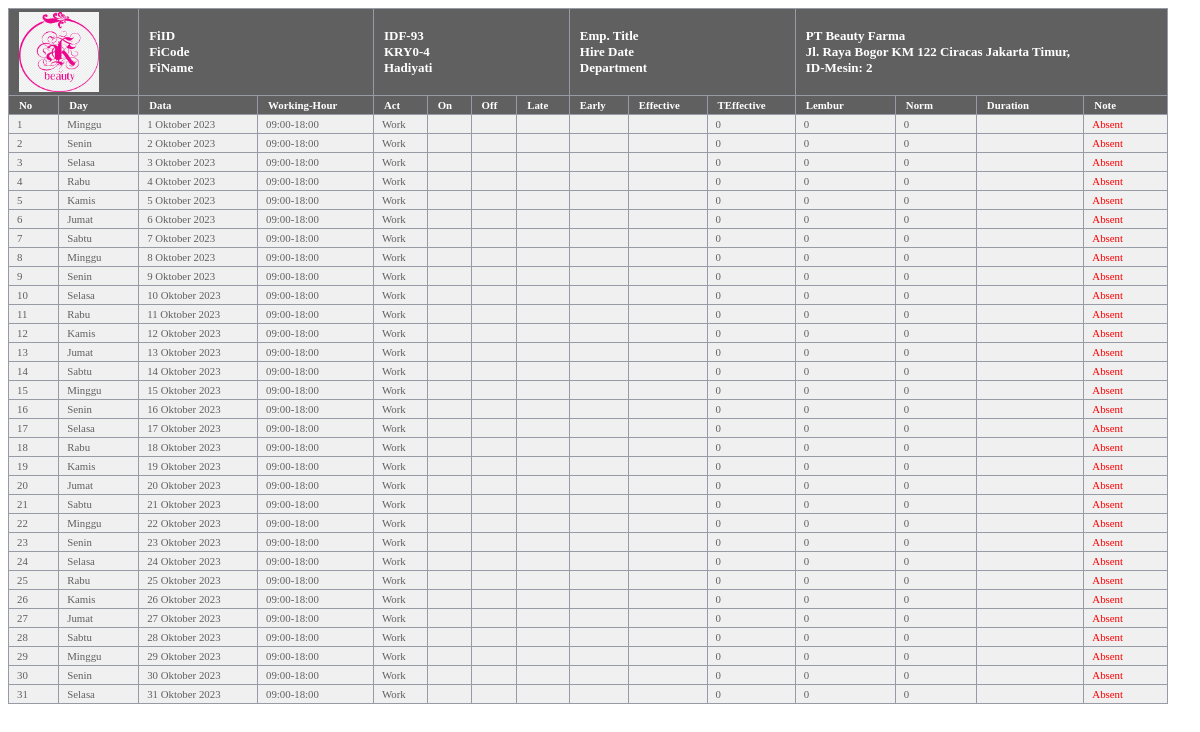
The app's page /absensi/absen.php?idf=93 with its own data.
### tables this page shows
CREATE TABLE `tb_rekanan` (
  `id_rekanan` varchar(15) NOT NULL,
  `nama_rekanan` varchar(30) NOT NULL,
  `deskripsi` text NOT NULL,
  `alamat` text NOT NULL,
  `logo` varchar(100) NOT NULL,
  `id_mesin` varchar(15) NOT NULL,
  `username` varchar(15) NOT NULL,
  `password` varchar(15) NOT NULL DEFAULT '123',
  `status` varchar(15) NOT NULL,
  `keterangan` text NOT NULL
);

CREATE TABLE `tb_karyawan` (
  `id_karyawan` int(8) NOT NULL,
  `id_rekanan` varchar(15) NOT NULL,
  `id_finger` varchar(15) NOT NULL,
  `nama_karyawan` varchar(30) NOT NULL,
  `deskripsi` text NOT NULL,
  `email` varchar(40) NOT NULL,
  `telepon` varchar(15) NOT NULL,
  `username` varchar(15) NOT NULL,
  `password` varchar(14) NOT NULL,
  `status` varchar(15) NOT NULL,
  `gaji1` int(10) NOT NULL,
  `gaji2` int(10) NOT NULL,
  `gaji3` int(10) NOT NULL,
  `gaji4` int(10) NOT NULL,
  `gaji5` int(10) NOT NULL,
  `keterangan` text NOT NULL
);

### koneksivar.php (called while the page is built, shortened)
<?php
$css="greenblack.css";
$tbkaryawan="tb_karyawan";
$tbrekanan="tb_rekanan";
?>

### absensi/absen.php (the view, shortened to what this page needs)
<?php
include "../konmysqli.php";
echo"<link href='../ypathcss/$css' rel='stylesheet' type='text/css' />";
$tahun=2023;
$bulan=10;
$id_finger=1;
if(isset($_GET["idf"])){
	$id_finger=$_GET["idf"];
}
	$sql="select * from `$tbkaryawan` where `id_finger`='$id_finger'";
	$d=getField($conn,$sql);
	$id_karyawan=$d["id_karyawan"];
	$id_rekanan=$d["id_rekanan"];
	$id_finger=$d["id_finger"];
	$nama_karyawan=$d["nama_karyawan"];
$sql="select * from `$tbrekanan` where `id_rekanan`='$id_rekanan'";
	$d=getField($conn,$sql);
		$nama_rekanan=$d["nama_rekanan"];
		$alamat=$d["alamat"];
		$logo=$d["logo"];
		$id_mesin=$d["id_mesin"];
	$GBR="../ypathfile/$logo";
?>
<table width="98%" border="1">
<tr>
<th colspan="2" align='center'>
<?php echo '<img title="'.$nama_rekanan.'"  src="'.$GBR.'" width="80" height="80">';?>
</th>
<th colspan="2" align="left">
FiID<br>
FiCode<br>
FiName
</th>
<th colspan="4" align="left">
<?php echo "IDF-$id_finger<br>KRY0-$id_karyawan<br>$nama_karyawan";?>
</th>
<th colspan="3" align="left">
Emp. Title<br>
Hire Date<br>
Department
</th>
<th colspan="5" align="left">
<?php echo "$nama_rekanan<br>$alamat, <br>ID-Mesin: $id_mesin";?>
</th>
</tr>
<tr>
	<th><small>No</small></th>
	<th><small>Day</small></th>
	<th><small>Data</small></th>
	<th><small>Working-Hour</small></th>
	<th><small>Act</small></th>
	<th><small>On</small></th>
	<th><small>Off</small></th>
	<th><small>Late</small></th>
	<th><small>Early</small></th>
	<th><small>Effective</small></th>
	<th><small>TEffective</small></th>
	<th><small>Lembur</small></th>
	<th><small>Norm</small></th>
	<th><small>Duration</small></th>
	<th><small>Note</small></th>
</tr>
<?php
$a_date = "$tahun-$bulan-01";
$lastdate= date('t',strtotime($a_date));
for($i=1;$i<=$lastdate;$i++){
	$no=$i;
	$tanggal="$tahun-$bulan-$no";
	$notes="<font color='red'>Absent</font>";
	$late="";
	$early="";
	$effect="";
	$jam_masuk="";
	$jam_pulang="";
		$lamakerja=0;
		$lembur=0;
		$kalibrasi=0;
		$catatan="";
	$hari=getHari($tanggal);
	$tanggal_masuk=WKT($tanggal);
	echo"<tr>
	<td><small>$no</small></td>
	<td><small>$hari</small></td>
	<td><small>$tanggal_masuk</small></td>
	<td><small>09:00-18:00</small></td>
	<td><small>Work</small></td>
	<td><small>$jam_masuk</small></td>
	<td><small>$jam_pulang</small></td>
	<td><small>$late</small></td>
	<td><small>$early</small></td>
	<td><small>$effect</small></td>
	<td><small>$lamakerja</small></td>
	<td><small>$lembur</small></td>
	<td><small>$kalibrasi</small></td>
	<td><small>$catatan</small></td>
	<td><small>$notes</small></td>
	</tr>";
}
?>
</table>

### ypathcss/greenblack.css (style rules this page uses)
table { border-collapse : collapse; }
th { background-color : #606060; padding-left : 10px; padding-right : 8px; padding-top : 3px; padding-bottom : 3px; border : 1px solid #969BA5; text-align : left; color : #FFFFFF; font-size : 13; }
td { background-color : #F0F0F0; padding-left : 8px; padding-right : 8px; padding-top : 3px; padding-bottom : 3px; border : 1px solid #969BA5; color : #606060; font-size : 13; }

### records on screen
tb_rekanan: logo (picture), nama_rekanan "PT Beauty Farma", alamat "Jl. Raya Bogor KM 122 Ciracas Jakarta Timur", id_mesin "2"
tb_karyawan: id_finger "93", id_karyawan "4", nama_karyawan "Hadiyati"

### other values on screen
$no "1"
$hari "Minggu"
$tanggal_masuk "1 Oktober 2023"
$lamakerja "0"
$lembur "0"
$kalibrasi "0"
$no "2"
$hari "Senin"
$tanggal_masuk "2 Oktober 2023"
$no "3"
$hari "Selasa"
$tanggal_masuk "3 Oktober 2023"
$no "4"
$hari "Rabu"
$tanggal_masuk "4 Oktober 2023"
